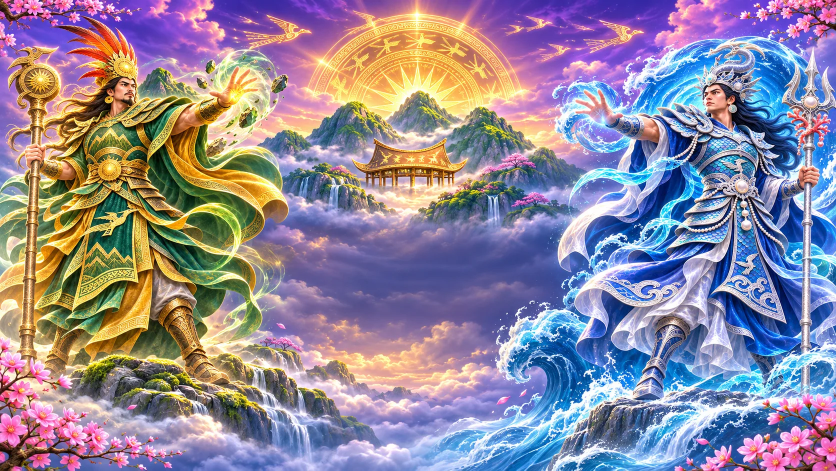
#> input picture web/son-ha-tien-lo/anh/bia.webp, 1672 x 941 px (shown at 1/2 size)
$ python khung-dong.py ../anh/bia.webp ../anh/bia.webp ../anh/bia.webp
#> lines starting #> are read from the running program, lines starting #| are printed output that depends on the picture; after the words box and inside, x2 and y2 are one past the last pixel; in counts of white or black regions, pixels touching at a corner belong together
"""Ghép khung động tác ChatGPT (tờ 2×2) với tranh dáng chiến thành WebP động cho Võ Trường / PK.

python web/son-ha-tien-lo/cong-cu/khung-dong.py <tờ 2x2.png | GIF 4 khung của ChatGPT> <dáng chiến gốc.png> <ra .webp> [--khong-goc] [--1234]

- Cắt 4 ô (khối liền theo alpha, gán vào ô chứa tâm), cắt sát.
- Căn: mọi khung cùng MỘT tỉ lệ (lấy theo khung 4 — dáng gần thế thủ nhất — cho bằng chiều cao người trong tranh gốc), chân
  đặt đúng vạch đất và đúng hoành độ chân của tranh gốc (tâm alpha của 8% hàng dưới cùng) → người không trôi.
- Nhịp (ms): gốc 420 → lấy đà 170 → vung 90 → trúng 300 → thu 170 → gốc; giữa hai khung chèn 1 khung hoà 50% cho đỡ giật.
- Dựng trên khung rộng rồi cắt chung cho khỏi cụt binh khí; WebP động vuông 640, chạy một lần (loop=1), method 4.
"""
import sys
from collections import deque

import numpy as np
from PIL import Image

to, goc, ra = sys.argv[1], sys.argv[2], sys.argv[3]
# --khong-goc: động tác cầm binh khí khác tranh gốc (vd tranh gốc cầm rìu, động tác bắn cung) → bỏ khung gốc, khung 4
# (thu thế) làm dáng đứng đầu / cuối; tranh gốc chỉ dùng để lấy cỡ và vạch chân.
KHONG_GOC = '--khong-goc' in sys.argv
CO = 640


def khoi_o(im: Image.Image, cot: int, hang: int) -> list[Image.Image]:
    A = np.array(im)[:, :, 3]
    H, W = A.shape
    K = 4
    h, w = -(-H // K), -(-W // K)
    pad = np.zeros((h * K, w * K), np.uint8)
    pad[:H, :W] = A
    m = pad.reshape(h, K, w, K).max(axis=(1, 3)) > 24
    lab = np.zeros((h, w), np.int32)
    co = []
    for y0, x0 in zip(*np.nonzero(m)):
        if lab[y0, x0]:
            continue
        n = len(co) + 1
        lab[y0, x0] = n
        q = deque([(y0, x0)])
        d = sy = sx = 0
        while q:
            y, x = q.popleft()
            d += 1
            sy += y
            sx += x
            for yy, xx in ((y - 1, x), (y + 1, x), (y, x - 1), (y, x + 1)):
                if 0 <= yy < h and 0 <= xx < w and m[yy, xx] and not lab[yy, xx]:
                    lab[yy, xx] = n
                    q.append((yy, xx))
        co.append((d, sy / d, sx / d))
    o = [[] for _ in range(cot * hang)]
    lon = max(d for d, _, _ in co)
    for n, (d, cy, cx) in enumerate(co, 1):
        if d < lon * 0.01:
            continue
        i = min(int(cy * K * hang / H), hang - 1) * cot + min(int(cx * K * cot / W), cot - 1)
        o[i].append(n)
    lab_to = np.kron(lab, np.ones((K, K), np.int32))[:H, :W]
    ds = []
    arr = np.array(im)
    for ns in o:
        mm = np.isin(lab_to, ns)
        a = arr.copy()
        a[:, :, 3] = np.where(mm, a[:, :, 3], 0)
        x = Image.fromarray(a)
        ds.append(x.crop(Image.fromarray(np.where(a[:, :, 3] > 24, 255, 0).astype(np.uint8)).getbbox()))
    return ds


def chan(im: Image.Image) -> tuple[float, int]:
    """Hoành độ tâm chân (tâm alpha 8% hàng dưới) và vạch đất (hàng alpha cuối)."""
    A = np.array(im)[:, :, 3] > 60
    ys = np.nonzero(A.any(axis=1))[0]
    y2 = int(ys[-1])
    y1 = int(ys[0])
    k = max(2, int((y2 - y1) * 0.08))
    xs = np.nonzero(A[y2 - k:y2 + 1].any(axis=0))[0]
    return float(xs.mean()), y2


# Dựng trên khung rộng (gấp đôi) để lưỡi binh khí, vệt chém vươn ra không bị cắt; xong cắt chung một hình vuông chứa
# hết mọi khung (chân vẫn trùng nhau vì cùng một phép cắt) rồi thu về CO.
L = CO * 2
g0 = Image.open(goc).convert('RGBA').resize((CO, CO), Image.LANCZOS)
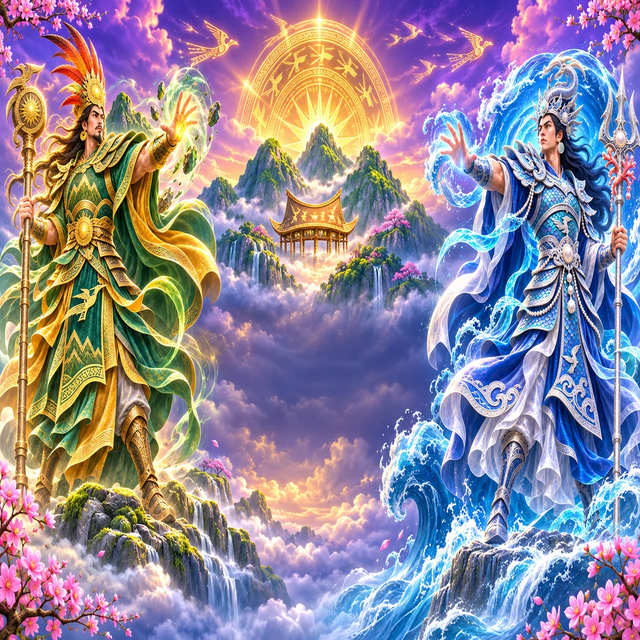
#> g0: PIL image 640x640 RGBA; mean R, G, B, A 145.2, 136, 154.8, 255
g = Image.new('RGBA', (L, L), (0, 0, 0, 0))
#> g: PIL image 1280x1280 RGBA; every value is 0
g.paste(g0, (CO // 2, CO), g0)
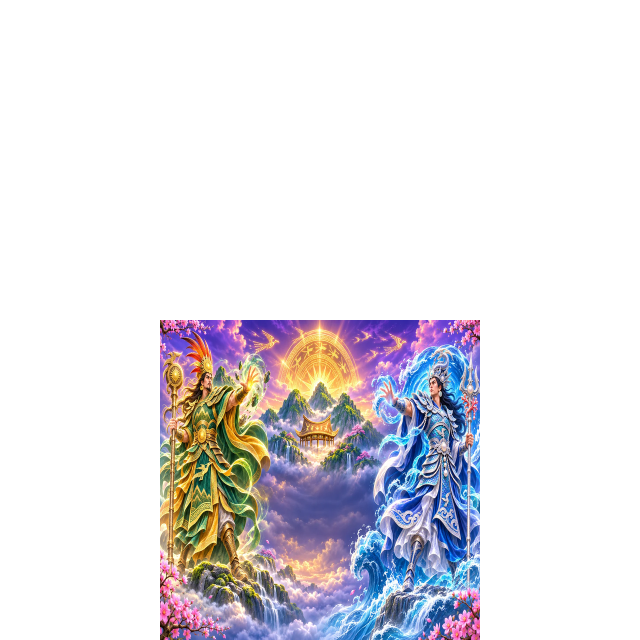
#> g: PIL image 1280x1280 RGBA (shown at 1/2 size); mean R, G, B, A 36.3, 34, 38.7, 63.8; transparent parts drawn white
gA = np.array(g)[:, :, 3] > 60
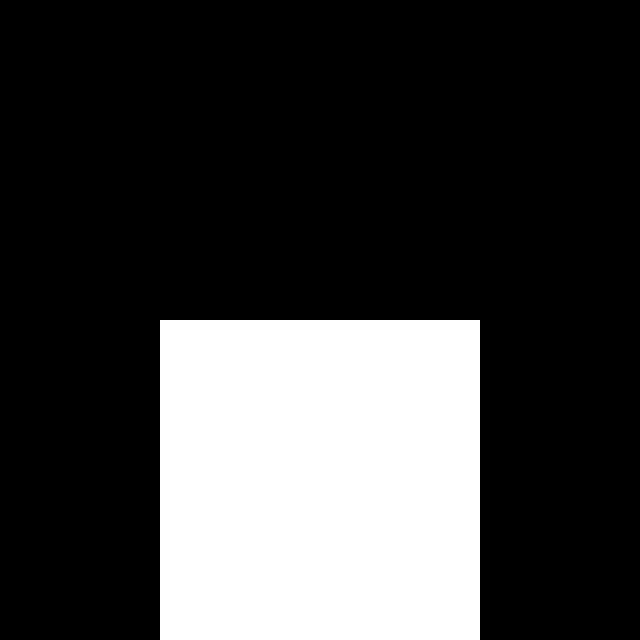
#> gA: shape (1280, 1280) bool (shown at 1/2 size); 25% white; 1 white region, box (x1, y1, x2, y2) and area: (320, 640, 960, 1280) 409600
gys = np.nonzero(gA.any(axis=1))[0]
#> gys = 640 values from 640 to 1279
cao_goc = gys[-1] - gys[0]
#> cao_goc = 639
gx, gy = chan(g)
#> in chan, `ys = np.nonzero(A.any(axis=1))[0]`: ys = 640 values from 640 to 1279
#> in chan, `y2 = int(ys[-1])`: y2 = 1279
#> in chan, `y1 = int(ys[0])`: y1 = 640
#> in chan, `k = max(2, int((y2 - y1) * 0.08))`: k = 51
#> in chan, `xs = np.nonzero(A[y2 - k:y2 + 1].any(axis=0))[0]`: xs = 640 values from 320 to 959
#> gx = 639.5; gy = 1279

def tu_gif(path: str) -> list[Image.Image]:
    """ChatGPT trả GIF (trong suốt 1 bit): lấy từng khung, làm mềm viền (alpha nhoè 1 px rồi co lại), cắt sát."""
    from PIL import ImageFilter
    g = Image.open(path)
    ds = []
    for i in range(g.n_frames):
        g.seek(i)
        f = g.convert('RGBA')
        al = f.getchannel('A').filter(ImageFilter.GaussianBlur(0.8))
        f.putalpha(al.point(lambda v: 0 if v < 40 else min(255, int((v - 40) * 255 / 175))))
        ds.append(f.crop(f.getbbox()))
    return ds


o = tu_gif(to) if to.lower().endswith('.gif') else khoi_o(Image.open(to).convert('RGBA'), 2, 2)
#> in khoi_o, `A = np.array(im)[:, :, 3]`: A: shape (941, 1672); every value is 255
#> in khoi_o, `pad[:H, :W] = A`:
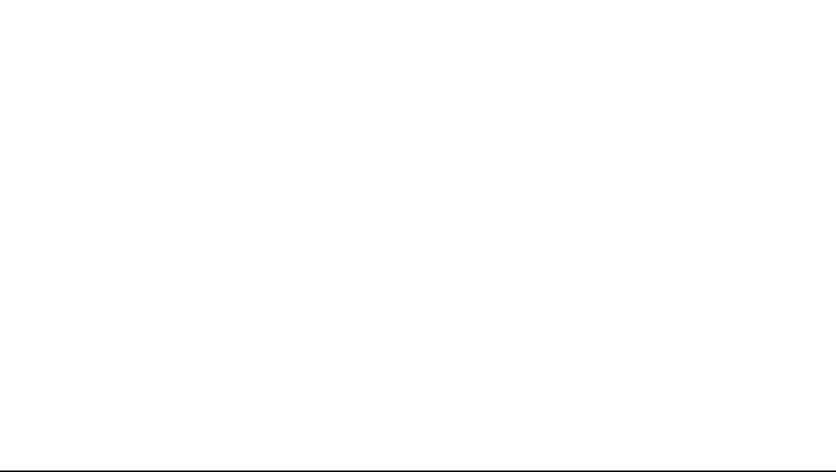
#> pad: shape (944, 1672) (shown at 1/2 size); 99.7% white; 1 black region, box (x1, y1, x2, y2) and area: (0, 941, 1672, 944) 5016
#> in khoi_o, `m = pad.reshape(h, K, w, K).max(axis=(1, 3)) > 24`: m: shape (236, 418) bool; every value is 1
#> the loop in khoi_o, `for y0, x0 in zip(*np.nonzero(m)):` made 98648 passes
#> n on pass 1: 1
#> after the loop in khoi_o, `for y0, x0 in zip(*np.nonzero(m)):`: lab: shape (236, 418) int32; every value is 1
#> after the loop in khoi_o, `for y0, x0 in zip(*np.nonzero(m)):`: co = [(98648, 117.5, 208.5)]
#> in khoi_o, `lon = max(d for d, _, _ in co)`: lon = 98648
#> the loop in khoi_o, `for n, (d, cy, cx) in enumerate(co, 1):` made 1 pass
#> (n, d, cy, cx, i) on pass 1: (1, 98648, 117.5, 208.5, 0)
#> in khoi_o, `lab_to = np.kron(lab, np.ones((K, K), np.int32))[:H, :W]`: lab_to: shape (941, 1672) int32; every value is 1
#> after the loop in khoi_o, `for ns in o:`: ds = 4 items
#> o = 4 items
# Tỉ lệ: người trong khung 4 (gần thế thủ) cao bằng người trong tranh gốc — co nhẹ 3% cho khỏi "phình" khi đổi khung.
ti = cao_goc / o[3].height * 0.97
#> ti = 0.659
khung = [g]
for x in o:
    x = x.resize((max(1, round(x.width * ti)), max(1, round(x.height * ti))), Image.LANCZOS)
#> (the run stopped early here; a loop or call above may not have finished)
